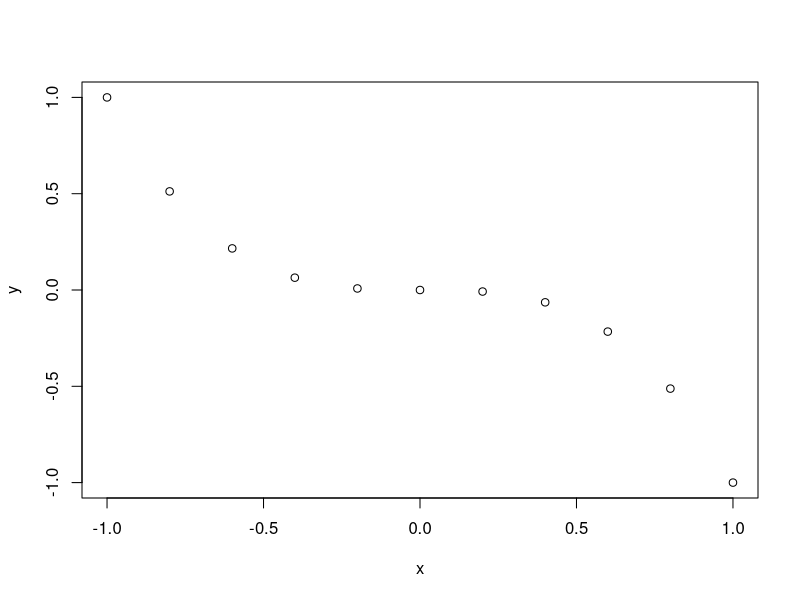
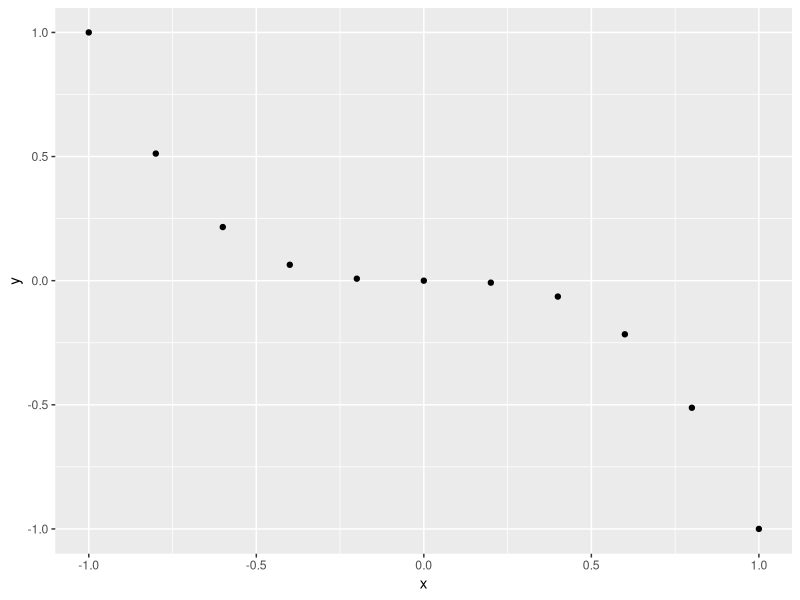
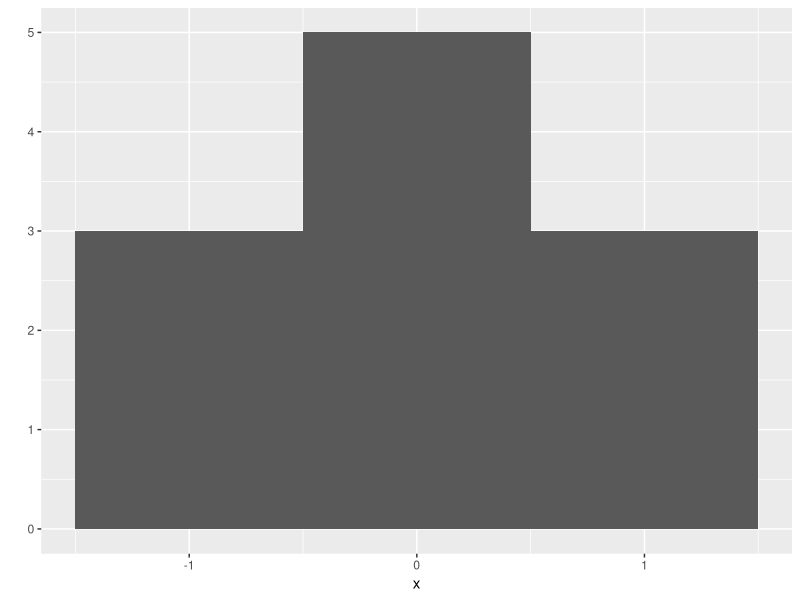
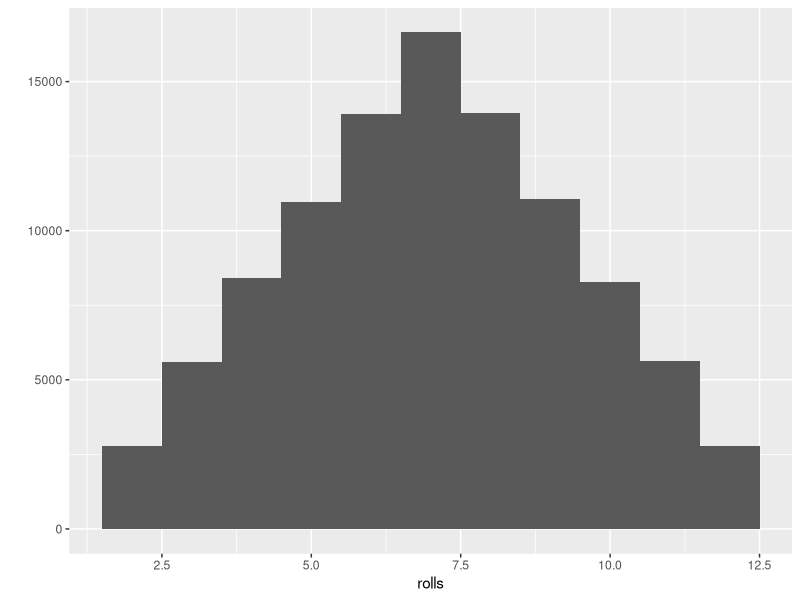
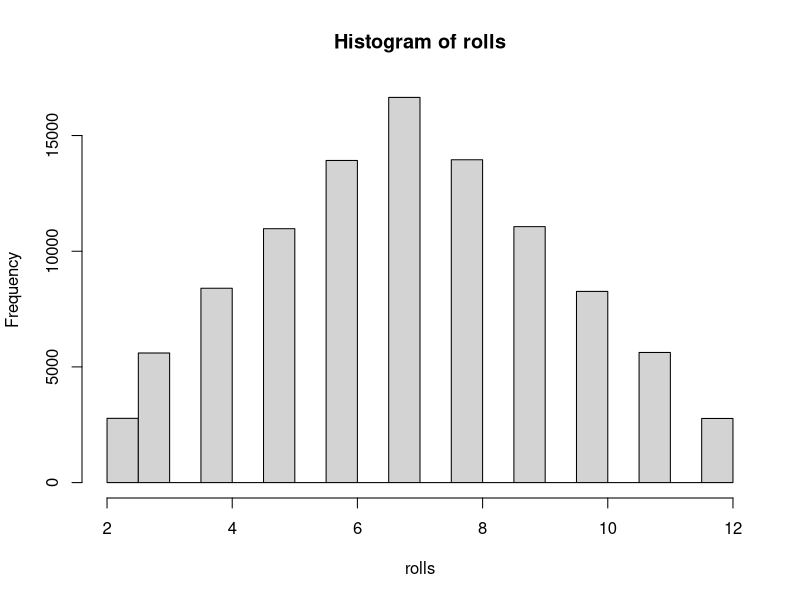
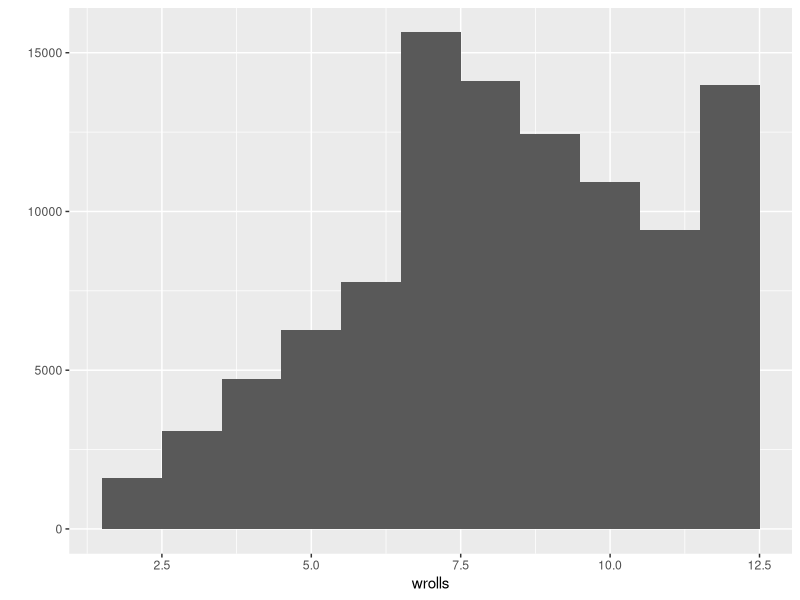
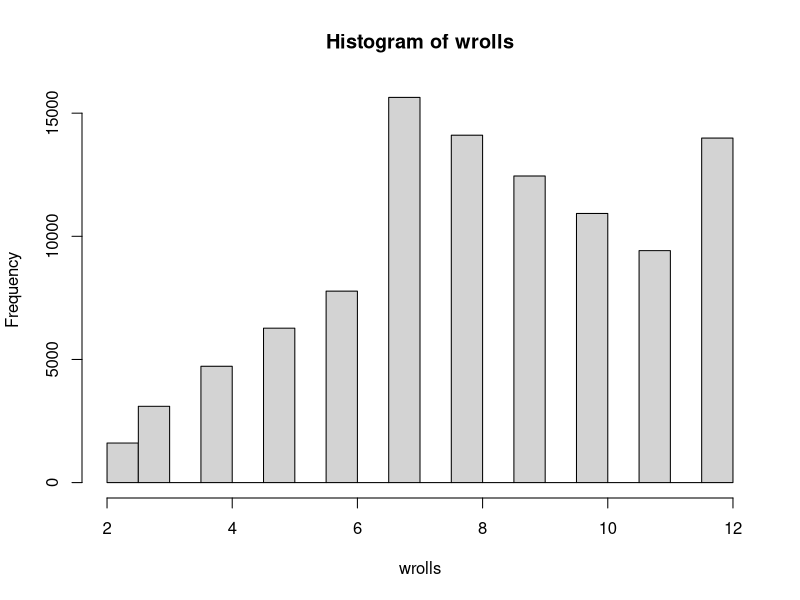

Recreate these plots in R, in order.
library('ggplot2')
x <- seq(-1,1,by = 0.2)
x
y <- -x^3
y
plot(x,y)
qplot(x,y)
qplot(x, binwidth = 1)

replicate(3, 4)
replicate(3, 4*2+3)
replicate(3, "Siena")
roll <- function(die = 1:6){
  dice <- sample(die, size = 2, replace = TRUE)
  sum(dice)
}
replicate(10,roll())
rolls <- replicate(100000,roll())
qplot(rolls, binwidth = 1)
hist(rolls)


wroll <- function(die = 1:6){
  wdice <- sample(die, size = 2, replace = TRUE, prob = c(1/8,1/8,1/8,1/8,1/8,3/8))
  sum(wdice)
}
replicate(10,wroll())
wrolls <- replicate(100000,wroll())
qplot(wrolls, binwidth =1)
hist(wrolls)


dbinom(2, size = 50, prob = 0.066) + 
  dbinom(3, size = 50, prob = 0.066)

pbinom(2049, size = 32000, prob = 0.066)
?pbinom
1-pbinom(0, size = 6, prob = 0.08)
pbinom(0, size = 6, prob = 0.08, lower.tail = FALSE) 
dpois(x=3, lambda = 2.74)
dpois(x=3, lambda = 2.74) * 365

ppois(3,2.75)
ppois(2,2.75)
ppois(4,2.75, lower.tail = FALSE)
365 * (1-ppois(4,2.75))

pnorm(172,mean = 222, sd = 37)
